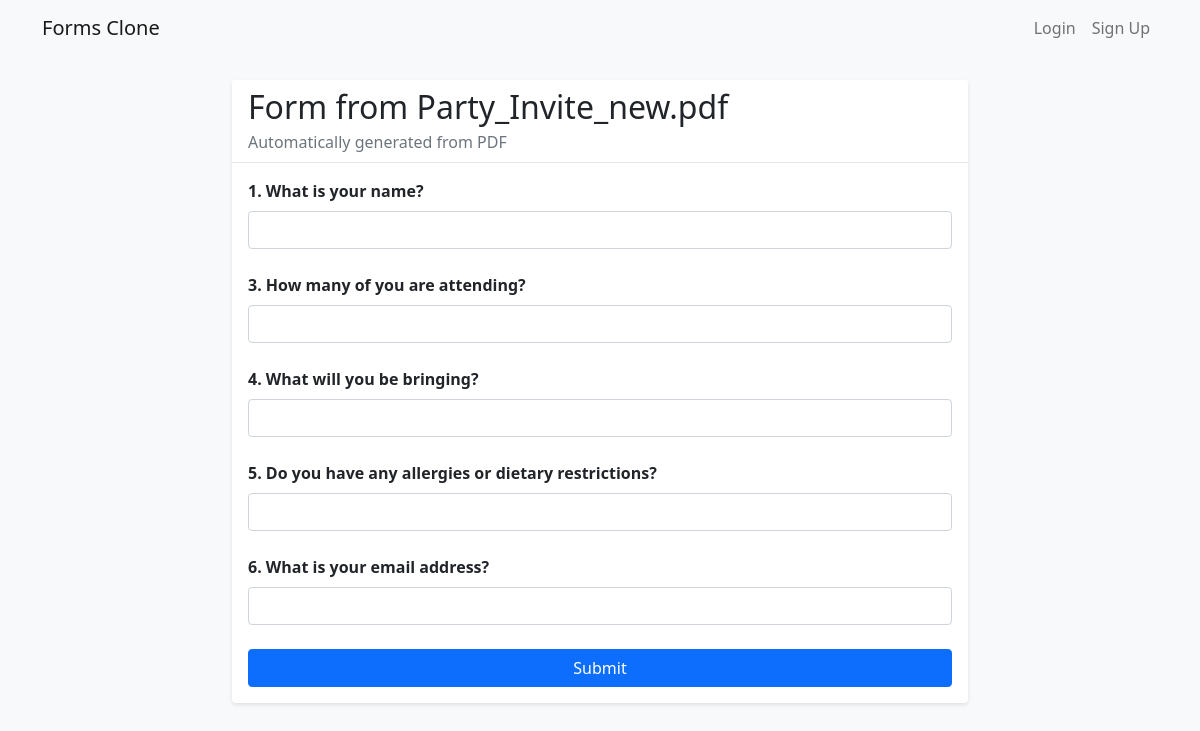
The app's page /form/27 with its own data.
### app.py (models this page shows, shortened)
class Form(db.Model):
    id = db.Column(db.Integer, primary_key=True)
    title = db.Column(db.String(200), nullable=False)
    description = db.Column(db.Text)
    created_at = db.Column(db.DateTime, default=datetime.utcnow)
    user_id = db.Column(db.Integer, db.ForeignKey('user.id'), nullable=False)
    questions = db.relationship('Question', backref='form', lazy=True, cascade='all, delete-orphan')
    responses = db.relationship('Response', backref='form', lazy=True, cascade='all, delete-orphan')

class Question(db.Model):
    id = db.Column(db.Integer, primary_key=True)
    form_id = db.Column(db.Integer, db.ForeignKey('form.id'), nullable=False)
    question_text = db.Column(db.String(500), nullable=False)
    question_type = db.Column(db.String(20), nullable=False)  # text, multiple_choice, checkbox
    options = db.Column(db.Text)  # JSON string for multiple choice/checkbox options
    required = db.Column(db.Boolean, default=False)
    order = db.Column(db.Integer, nullable=False)

### app.py (the view)
@app.route('/form/<int:form_id>')
def view_form(form_id):
    form = Form.query.get_or_404(form_id)
    return render_template('view_form.html', form=form)

### templates/view_form.html (shortened to what this page needs)
{% extends "base.html" %}
{% block content %}
<div class="row justify-content-center">
  <div class="col-md-8">
    <div class="card mb-4">
      <div class="card-header">
        <h2 class="mb-1">{{ form.title }}</h2>
        {% if form.description %}
          <p class="text-muted mb-0">{{ form.description }}</p>
        {% endif %}
      </div>
      <div class="card-body">
        <form method="POST" id="response-form" enctype="multipart/form-data">
          {% for question in form.questions|sort(attribute='order') %}
          <div class="mb-4">
            <label class="form-label fw-bold mb-2" for="q-{{ question.id }}">
              {{ question.question_text }}
            </label>
            {% set qtype = question.question_type %}
            {% if qtype in ['text', 'password', 'email', 'number', 'tel', 'url', 'search', 'date', 'datetime-local', 'month', 'week', 'time', 'color', 'range'] %}
              <input type="{{ qtype }}" class="form-control" id="q-{{ question.id }}"
                     name="q-{{ question.id }}" {% if question.required %}required{% endif %}
                     aria-label="{{ question.question_text }}">
            {% elif qtype == 'file' %}
              <input type="file" class="form-control" id="q-{{ question.id }}"
                     name="q-{{ question.id }}" {% if question.required %}required{% endif %}
                     aria-label="{{ question.question_text }}">
            {% elif qtype == 'hidden' %}
              <input type="hidden" name="q-{{ question.id }}" value="hiddenValue">
            {% elif qtype == 'image' %}
              <input type="image" src="/static/images/placeholder.jpg"
                     alt="{{ question.question_text }}" name="q-{{ question.id }}">
            {% else %}
              <input type="text" class="form-control" id="q-{{ question.id }}"
                     name="q-{{ question.id }}" {% if question.required %}required{% endif %}
                     aria-label="{{ question.question_text }}">
            {% endif %}
          </div>
          {% endfor %}
          <div class="d-grid gap-2">
            <button type="submit" class="btn btn-primary">Submit</button>
          </div>
        </form>
      </div>
    </div>
  </div>
</div>
{% endblock %}

### static/css/style.css (style rules this page uses)
body { background-color: #f8f9fa; }
.card { box-shadow: 0 2px 4px rgba(0, 0, 0, 0.1); border: none; }
.card-header { background-color: #fff; border-bottom: 1px solid rgba(0, 0, 0, 0.1); }

### records on screen
Form: title "Form from Party_Invite_new.pdf", description "Automatically generated from PDF"
Question: question_text "1. What is your name?"
Question: question_text "3. How many of you are attending?"
Question: question_text "4. What will you be bringing?"
Question: question_text "5. Do you have any allergies or dietary restrictions?"
Question: question_text "6. What is your email address?"
